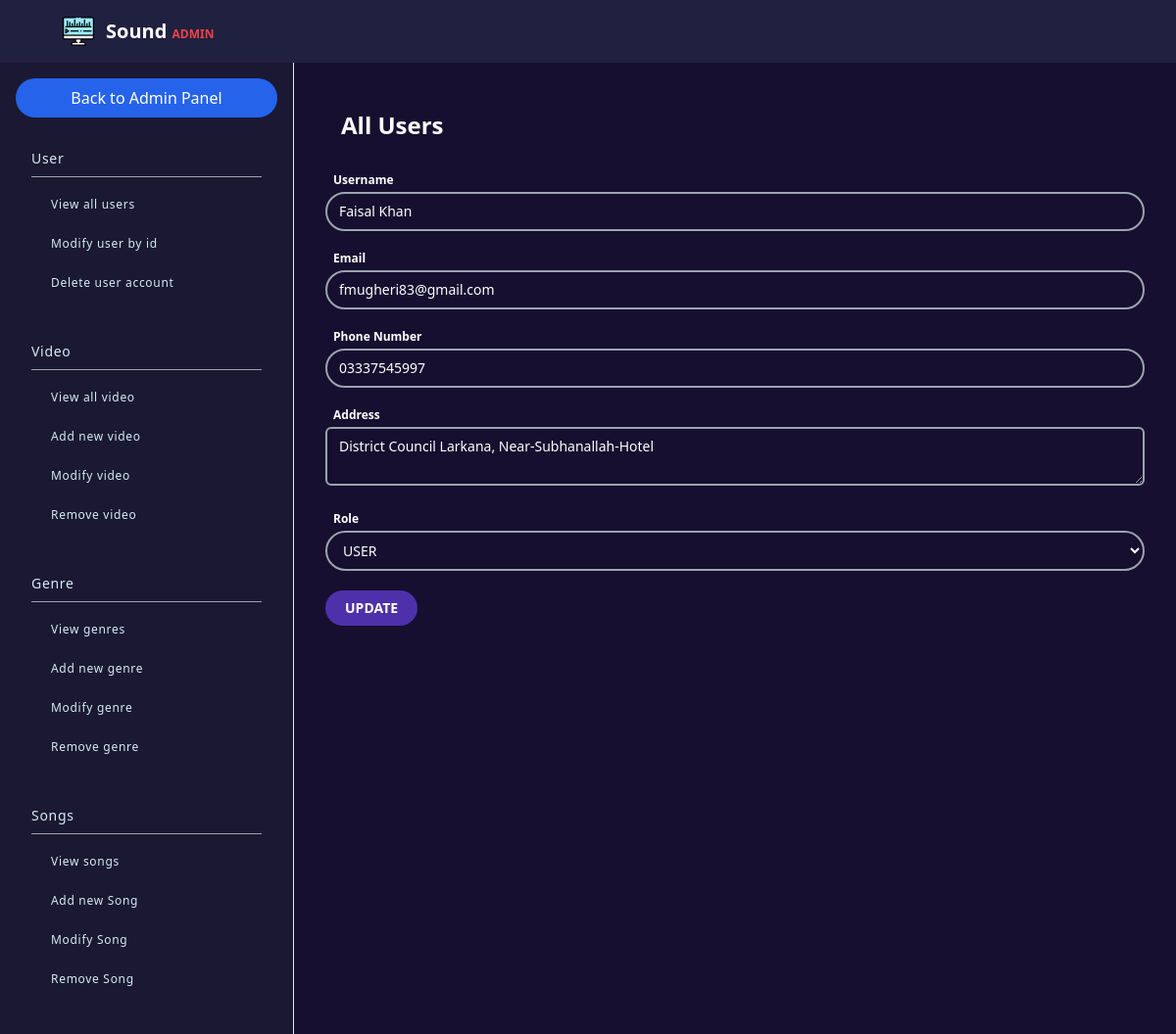
The page /admin/route/user/modify.user.php?user_id=19 (signed in) on the database its author committed.
### tables this page shows
CREATE TABLE `users` (
  `user_id` int(11) NOT NULL,
  `username` varchar(255) NOT NULL,
  `email` varchar(100) NOT NULL,
  `phone_number` varchar(15) NOT NULL,
  `address` varchar(255) NOT NULL,
  `password` varchar(255) NOT NULL,
  `role` enum('ADMIN','USER') DEFAULT 'USER',
  `created_at` timestamp NOT NULL DEFAULT current_timestamp(),
  `updated_at` timestamp NOT NULL DEFAULT current_timestamp() ON UPDATE current_timestamp()
);

### admin/route/user/modify.user.php (the view, shortened to what this page needs)
<?php
include_once("../../includes/header.admin.php");
include_once("../../../config.php");
$user_id = $_GET['user_id'] ?? ($_POST['user_id'] ?? null);
$query = "SELECT * FROM users WHERE user_id = ?";
$stmt = $conn->prepare($query);
$stmt->bind_param("i", $user_id);
$stmt->execute();
$result = $stmt->get_result();
if ($result->num_rows > 0) {
    $user = $result->fetch_assoc();
}
?>
<main class="w-full h-full bg-[#160F30] p-8 text-white">
    <h1 class="text-2xl font-bold mb-4 p-4">All Users</h1>
    <form method="POST" action="" class="space-y-4">
        <div>
            <label for="username" class="block text-xs font-bold pl-2">Username</label>
            <input type="text" id="username" name="username"
                class="w-full my-1 py-2 px-3 text-sm outline-none rounded-3xl bg-transparent border-2 border-gray-400 text-white"
                value="<?php echo htmlspecialchars($user['username']); ?>" required>
        </div>
        <div>
            <label for="email" class="block text-xs font-bold pl-2">Email</label>
            <input type="email" id="email" name="email"
                class="w-full my-1 py-2 px-3 text-sm outline-none rounded-3xl bg-transparent border-2 border-gray-400 text-white"
                value="<?php echo htmlspecialchars($user['email']); ?>" required>
        </div>
        <div>
            <label for="phone_number" class="block text-xs font-bold pl-2">Phone Number</label>
            <input type="text" id="phone_number" name="phone_number"
                class="w-full my-1 py-2 px-3 text-sm outline-none rounded-3xl bg-transparent border-2 border-gray-400 text-white"
                value="<?php echo htmlspecialchars($user['phone_number']); ?>" required>
        </div>
        <div>
            <label for="address" class="block text-xs font-bold pl-2">Address</label>
            <textarea id="address" name="address"
                class="w-full my-1 py-2 px-3 text-sm outline-none rounded-md bg-transparent border-2 border-gray-400 text-white"
                required><?php echo htmlspecialchars($user['address']); ?></textarea>
        </div>
        <div>
            <label for="role" class="block text-xs font-bold pl-2">Role</label>
            <select id="role" name="role"
                class="w-full my-1 py-2 px-3 text-sm outline-none rounded-3xl bg-transparent border-2 border-gray-400 text-white"
                required>
                <option value="USER" class="text-black" <?php echo $user['role'] === 'USER' ? 'selected' : ''; ?>>USER
                </option>
            </select>
        </div>
        <button type="submit" name="update_user"
            class="text-sm px-5 py-2  transition duration-300 bg-[#4E31AA] hover:bg-[#3A1078] rounded-3xl font-bold">UPDATE</button>
    </form>
</main>
</section>
</body>
</html>

### rows shown on the page
users: username "Faisal Khan", email "fmugheri83@gmail.com", phone_number "03337545997", address "District Council Larkana, Near-Subhanallah-Hotel", role "USER"
